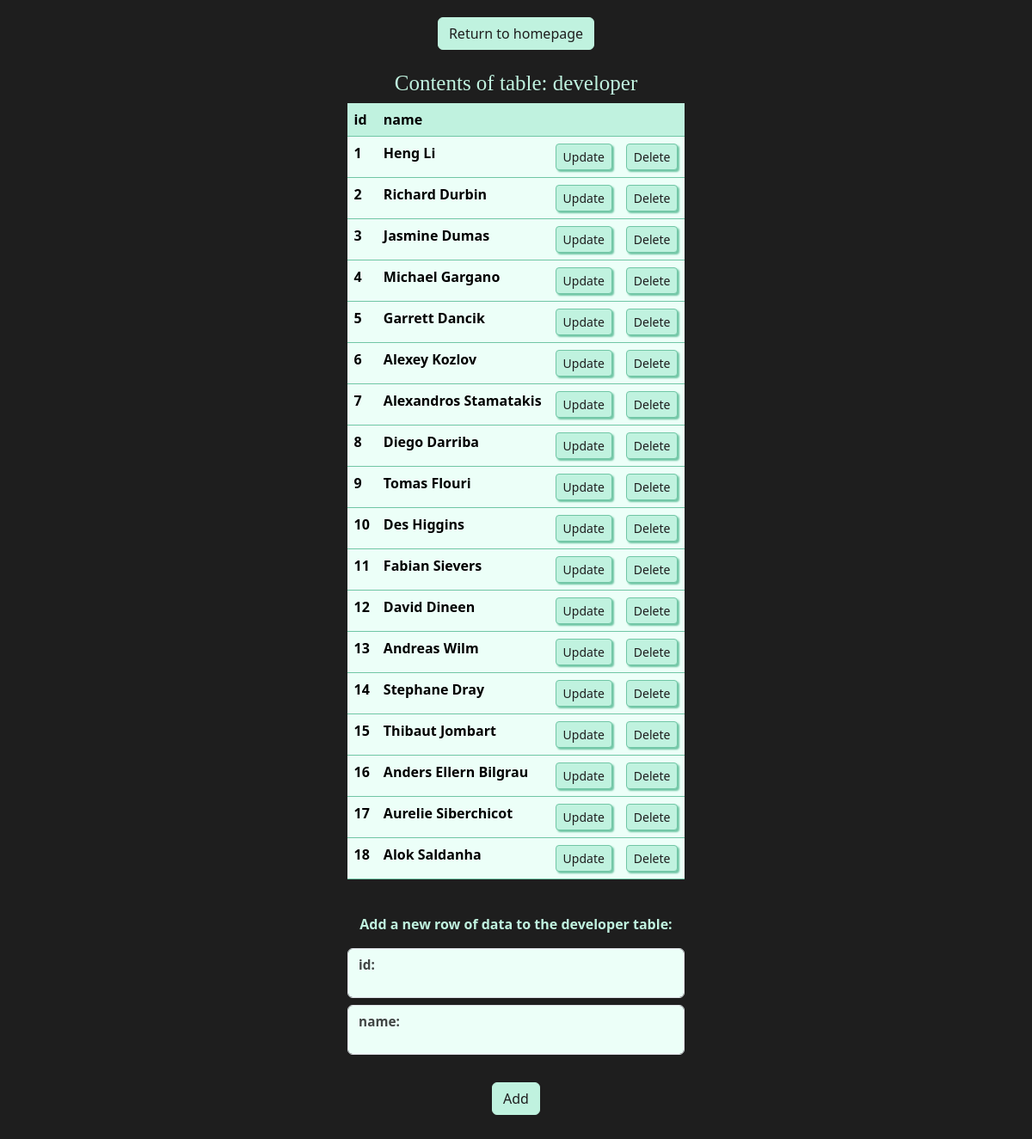
The app's page /site/show-table.php?table=developer with its own data.
### tables this page shows
CREATE TABLE developer (
    id INT PRIMARY KEY AUTO_INCREMENT,
    name VARCHAR(100) NOT NULL
);

### site/show-table.php (the view, shortened to what this page needs)
<link href="https://cdn.jsdelivr.net/npm/bootstrap@5.3.3/dist/css/bootstrap.min.css" rel="stylesheet">
<link rel="stylesheet" href="styles.css">
<?php
include './db.php';
$table_name = $_GET['table'];
if ($table_name == "publication") { $id = "DOI"; }
else { $id = "id"; }
if ($table_name == "publication") {
    $sql = "SELECT * FROM `$table_name` ORDER BY tool_id";
}
else {
    $sql = "SELECT * FROM `$table_name` ORDER BY $id";
}
$result = $conn->query($sql);
echo "<body class=bg><b>";
echo "<a href='/'; class='btn btn-list'>Return to homepage</a><br/>";
if ($result->num_rows > 0) {
    echo "<br>";
    echo "<h1 class=header>Contents of table: $table_name</h1>";
    echo "<div class='d-flex justify-content-center'>";
    echo "<table class='table table-hover table-condensed'><thead>";
    $fields = $result->fetch_fields();
    echo "<tr>";
    foreach ($fields as $field) {
        echo "<th class=tableheader>" . htmlspecialchars($field->name ?? '') . "</th>";
    }
    echo "<th class=tableheader><th class=tableheader></tr></thead>";
    while($row = $result->fetch_assoc()) {
        echo "<tbody><tr>";
        if (isset($_GET['id']) && $row[$id] == $_GET['id']) {
            echo "<form class='form-inline m-2' action='update.php?table=" . $table_name . "&id=" . $row[$id] . "' method='POST'>";
            $i = 0;
            foreach ($row as $value) {
                $colname = mysqli_fetch_field_direct($result, $i)->name;
                echo '<td><b><input type="text" class="form-control" name="' . $colname . '"' . htmlspecialchars($value ?? '') . '</b></td>';
                $i = $i + 1;
            }
            echo '<td><button type="submit" class="btn btn-update">Save</button></td><td>';
            echo '</form>';
        }
        else {
            foreach ($row as $value) {
                echo "<td><b>" . htmlspecialchars($value ?? '') . "</b></td>";
            }
        echo '<td style="width:0.1%"><a class="btn btn-sm btn-update" href="show-table.php?table='. $table_name . '&id=' . $row[$id] . '" role="button">Update</a></td>';
        echo '<td style="width:0.1%"><a class="btn btn-sm btn-delete" href="delete.php?table='. $table_name . '&id=' . $row[$id] . '" role="button">Delete</a></td>';
        }
    }
    echo "</tr></tbody></table>";
    echo '<br><p class=maintext>Add a new row of data to the ' . $table_name . ' table:</p>';
    echo '<form action="create.php?table='. $table_name . '" method="POST";>';
    foreach ($fields as $field) {
        echo '<div class="form-floating mb-2" style="font-size:18px">';
        echo '<input type="text" class="form-control mb-2 formbg" id="' . $field->name . '" name="' . $field->name . '">';
        echo '<label class=formlabel for="' . $field->name . '">' . htmlspecialchars($field->name) . ": </label></div>";
    }
    echo '<br style="font-size:10px">';
    echo '<button type="submit" class="btn btn-list">Add</button>';
    echo '</form></b></body>';
} else { echo "No records found in table: $table_name"; }
?>

### site/styles.css (style rules this page uses)
.bg { background:#1e1e1e; padding:20px; text-align: center; }
.header { color: rgb(192, 242, 223); font-family: Candara; font-style: bold; font-size:25; text-align: center; }
.maintext { color: rgb(192, 242, 223); }
.tableheader { background-color: rgb(192, 242, 223) !important; border-color: rgb(112, 198, 165); }
.table { border-radius: 10px; }
table.table { width: auto; }
.table tbody td { background-color: rgb(236, 255, 248); border-color: rgb(112, 198, 165); }
.btn-list { background-color: rgb(192, 242, 223); font-style: bold; color: #1e1e1e; border-color: rgb(192, 242, 223); }
.btn-update { background-color: rgb(192, 242, 223); font-style: bold; color: #1e1e1e; border-color: rgb(112, 198, 165); box-shadow: 2px 2px 2px rgb(112, 198, 165); }
.btn-delete { background-color: rgb(192, 242, 223); font-style: bold; color: #1e1e1e; border-color: rgb(112, 198, 165); box-shadow: 2px 2px 2px rgb(112, 198, 165); }
.formlabel { color:#404443 !important; }
.form-floating > label::after { background-color: transparent !important; }
.formbg { background-color:rgb(236, 255, 248); }

### records on screen
developer: id "1", name "Heng Li"
developer: id "2", name "Richard Durbin"
developer: id "3", name "Jasmine Dumas"
developer: id "4", name "Michael Gargano"
developer: id "5", name "Garrett Dancik"
developer: id "6", name "Alexey Kozlov"
developer: id "7", name "Alexandros Stamatakis"
developer: id "8", name "Diego Darriba"
developer: id "9", name "Tomas Flouri"
developer: id "10", name "Des Higgins"
developer: id "11", name "Fabian Sievers"
developer: id "12", name "David Dineen"
developer: id "13", name "Andreas Wilm"
developer: id "14", name "Stephane Dray"
developer: id "15", name "Thibaut Jombart"
developer: id "16", name "Anders Ellern Bilgrau"
developer: id "17", name "Aurelie Siberchicot"
developer: id "18", name "Alok Saldanha"

### other values on screen
$table_name "developer"
$field->name "id"
$field->name "name"
